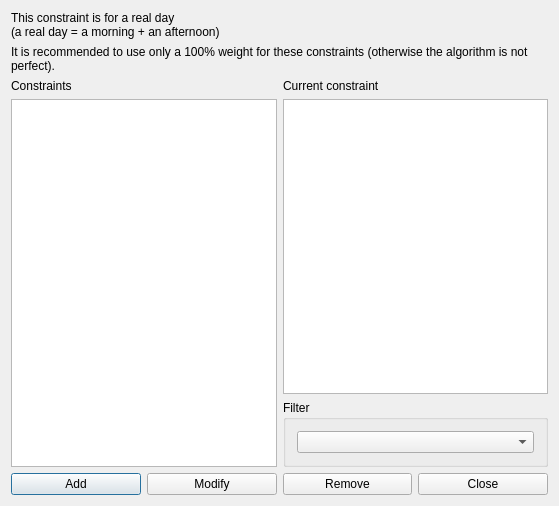
<?xml version="1.0" encoding="UTF-8"?>
<ui version="4.0">
 <class>ConstraintStudentsSetMaxHoursDailyRealDaysForm_template</class>
 <widget class="QDialog" name="ConstraintStudentsSetMaxHoursDailyRealDaysForm_template">
  <property name="geometry">
   <rect>
    <x>0</x>
    <y>0</y>
    <width>559</width>
    <height>506</height>
   </rect>
  </property>
  <property name="windowTitle">
   <string extracomment="This is the title of the dialog to see the list of all constraints of this type">Constraints students set max hours daily real days</string>
  </property>
  <layout class="QGridLayout" name="gridLayout_2">
   <item row="0" column="0" colspan="2">
    <widget class="QLabel" name="label">
     <property name="text">
      <string>This constraint is for a real day
(a real day = a morning + an afternoon)</string>
     </property>
    </widget>
   </item>
   <item row="1" column="0" colspan="2">
    <widget class="QLabel" name="label_2">
     <property name="sizePolicy">
      <sizepolicy hsizetype="Minimum" vsizetype="Minimum">
       <horstretch>0</horstretch>
       <verstretch>0</verstretch>
      </sizepolicy>
     </property>
     <property name="text">
      <string>It is recommended to use only a 100% weight for these constraints (otherwise the algorithm is not perfect).</string>
     </property>
     <property name="wordWrap">
      <bool>true</bool>
     </property>
    </widget>
   </item>
   <item row="2" column="0" rowspan="2">
    <layout class="QVBoxLayout" name="verticalLayout_2">
     <item>
      <widget class="QLabel" name="constraintsTextLabel">
       <property name="frameShape">
        <enum>QFrame::NoFrame</enum>
       </property>
       <property name="frameShadow">
        <enum>QFrame::Plain</enum>
       </property>
       <property name="text">
        <string>Constraints</string>
       </property>
       <property name="wordWrap">
        <bool>false</bool>
       </property>
      </widget>
     </item>
     <item>
      <widget class="QListWidget" name="constraintsListWidget"/>
     </item>
    </layout>
   </item>
   <item row="2" column="1">
    <layout class="QVBoxLayout" name="verticalLayout">
     <item>
      <widget class="QLabel" name="currentConstraintTextLabel">
       <property name="text">
        <string>Current constraint</string>
       </property>
       <property name="wordWrap">
        <bool>false</bool>
       </property>
      </widget>
     </item>
     <item>
      <widget class="QPlainTextEdit" name="currentConstraintTextEdit"/>
     </item>
    </layout>
   </item>
   <item row="3" column="1">
    <widget class="QGroupBox" name="filterGroupBox">
     <property name="title">
      <string>Filter</string>
     </property>
     <layout class="QGridLayout" name="gridLayout">
      <item row="0" column="0">
       <widget class="QComboBox" name="studentsComboBox"/>
      </item>
     </layout>
    </widget>
   </item>
   <item row="4" column="0" colspan="2">
    <layout class="QHBoxLayout" name="horizontalLayout">
     <item>
      <widget class="QPushButton" name="addConstraintPushButton">
       <property name="text">
        <string>Add</string>
       </property>
      </widget>
     </item>
     <item>
      <widget class="QPushButton" name="modifyConstraintPushButton">
       <property name="text">
        <string>Modify</string>
       </property>
      </widget>
     </item>
     <item>
      <widget class="QPushButton" name="removeConstraintPushButton">
       <property name="text">
        <string>Remove</string>
       </property>
      </widget>
     </item>
     <item>
      <widget class="QPushButton" name="closePushButton">
       <property name="text">
        <string>Close</string>
       </property>
      </widget>
     </item>
    </layout>
   </item>
  </layout>
 </widget>
 <layoutdefault spacing="6" margin="11"/>
 <resources/>
 <connections/>
</ui>
